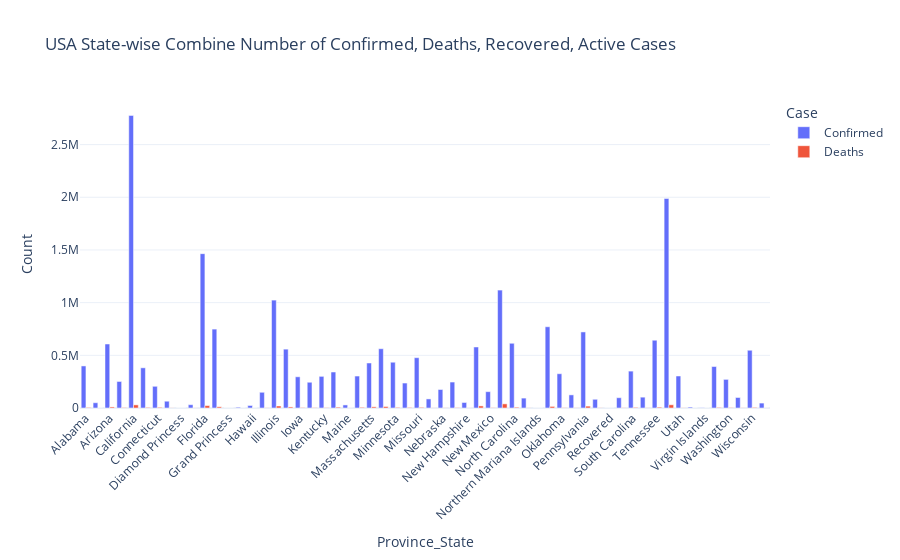

Notebook code for this chart:
### Code cell
import pandas as pd
import plotly.express as px

covid_data = pd.read_csv('https://raw.githubusercontent.com/CSSEGISandData/COVID-19/master/csse_covid_19_data/csse_covid_19_daily_reports/01-09-2021.csv')

usa_data = covid_data[covid_data['Country_Region'] == 'US']

state_summary = usa_data.groupby('Province_State')[['Confirmed', 'Deaths', 'Recovered', 'Active']].sum().reset_index()

state_summary_melted = state_summary.melt(
    id_vars='Province_State', 
    value_vars=['Confirmed', 'Deaths'], 
    var_name='Case', 
    value_name='Count'
)

fig = px.bar(
    state_summary_melted, 
    x='Province_State', 
    y='Count', 
    color='Case', 
    title='USA State-wise Combine Number of Confirmed, Deaths, Recovered, Active Cases',
    labels={'Province_State': 'State', 'Count': 'Count', 'Case': 'Case Type'},
    height=600
)

fig.update_layout(
    xaxis_title="Province_State",
    yaxis_title="Count",
    xaxis_tickangle=-45,  
    legend_title="Case",
    barmode='group',
    template="plotly_white"  
)

fig.show()

### Figure 1 — Plotly figure (JSON) as saved in the notebook; plotly's stock layout.template omitted (floating-point values rounded to 4 significant figures)
{"data": [{"alignmentgroup": "True", "hovertemplate": "Case Type=Confirmed<br>State=%{x}<br>Count=%{y}<extra></extra>", "legendgroup": "Confirmed", "marker": {"color": "#636efa", "pattern": {"shape": ""}}, "name": "Confirmed", "offsetgroup": "Confirmed", "orientation": "v", "showlegend": true, "textposition": "auto", "type": "bar", "x": ["Alabama", "Alaska", "Arizona", "Arkansas", "California", "Colorado", "Connecticut", "Delaware", "Diamond Princess", "District of Columbia", "Florida", "Georgia", "Grand Princess", "Guam", "Hawaii", "Idaho", "Illinois", "Indiana", "Iowa", "Kansas", "Kentucky", "Louisiana", "Maine", "Maryland", "Massachusetts", "Michigan", "Minnesota", "Mississippi", "Missouri", "Montana", "Nebraska", "Nevada", "New Hampshire", "New Jersey", "New Mexico", "New York", "North Carolina", "North Dakota", "Northern Mariana Islands", "Ohio", "Oklahoma", "Oregon", "Pennsylvania", "Puerto Rico", "Recovered", "Rhode Island", "South Carolina", "South Dakota", "Tennessee", "Texas", "Utah", "Vermont", "Virgin Islands", "Virginia", "Washington", "West Virginia", "Wisconsin", "Wyoming"], "xaxis": "x", "y": [399150, 49979, 607345, 251746, 2776975, 381434, 205994, 64475, 49, 31457, 1464697, 748852, 103, 7399, 23897, 149235, 1024039, 558560, 296171, 244347, 300397, 341431, 29019, 303364, 427135, 562553, 434413, 236868, 477617, 86102, 175620, 246309, 52371, 579250, 154954, 1119284, 614355, 93951, 125, 770977, 325277, 124476, 721820, 82630, 0, 97614, 350084, 102901, 643181, 1988676, 303723, 8790, 2143, 393715, 271595, 99778, 548134, 46719], "yaxis": "y"}, {"alignmentgroup": "True", "hovertemplate": "Case Type=Deaths<br>State=%{x}<br>Count=%{y}<extra></extra>", "legendgroup": "Deaths", "marker": {"color": "#EF553B", "pattern": {"shape": ""}}, "name": "Deaths", "offsetgroup": "Deaths", "orientation": "v", "showlegend": true, "textposition": "auto", "type": "bar", "x": ["Alabama", "Alaska", "Arizona", "Arkansas", "California", "Colorado", "Connecticut", "Delaware", "Diamond Princess", "District of Columbia", "Florida", "Georgia", "Grand Princess", "Guam", "Hawaii", "Idaho", "Illinois", "Indiana", "Iowa", "Kansas", "Kentucky", "Louisiana", "Maine", "Maryland", "Massachusetts", "Michigan", "Minnesota", "Mississippi", "Missouri", "Montana", "Nebraska", "Nevada", "New Hampshire", "New Jersey", "New Mexico", "New York", "North Carolina", "North Dakota", "Northern Mariana Islands", "Ohio", "Oklahoma", "Oregon", "Pennsylvania", "Puerto Rico", "Recovered", "Rhode Island", "South Carolina", "South Dakota", "Tennessee", "Texas", "Utah", "Vermont", "Virgin Islands", "Virginia", "Washington", "West Virginia", "Wisconsin", "Wyoming"], "xaxis": "x", "y": [5299, 224, 10036, 4010, 29638, 5600, 6324, 1128, 0, 813, 22804, 11457, 3, 124, 308, 1528, 19210, 10089, 4127, 3164, 2876, 7833, 432, 6246, 11071, 14145, 5731, 5146, 6173, 1054, 1737, 3450, 862, 19854, 2732, 39288, 7425, 1360, 2, 14899, 2738, 1603, 17710, 1616, 0, 2062, 5758, 1570, 7704, 30441, 1390, 156, 24, 5381, 3698, 1570, 5567, 489], "yaxis": "y"}], "layout": {"autosize": true, "barmode": "group", "legend": {"title": {"text": "Case"}, "tracegroupgap": 0}, "title": {"text": "USA State-wise Combine Number of Confirmed, Deaths, Recovered, Active Cases"}, "xaxis": {"anchor": "y", "autorange": true, "domain": [0, 1], "range": [-0.5, 57.5], "tickangle": -45, "title": {"text": "Province_State"}, "type": "category"}, "yaxis": {"anchor": "x", "autorange": true, "domain": [0, 1], "range": [0, 2923000.0], "title": {"text": "Count"}, "type": "linear"}}}
